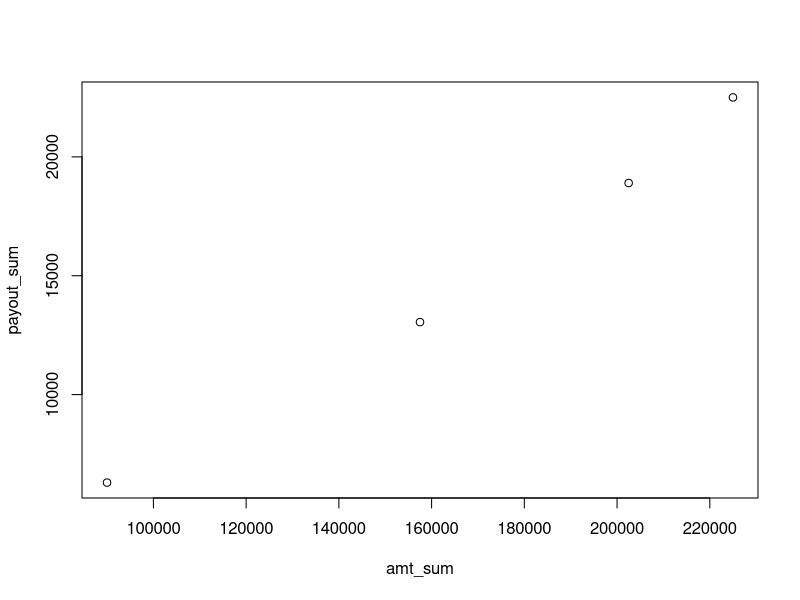
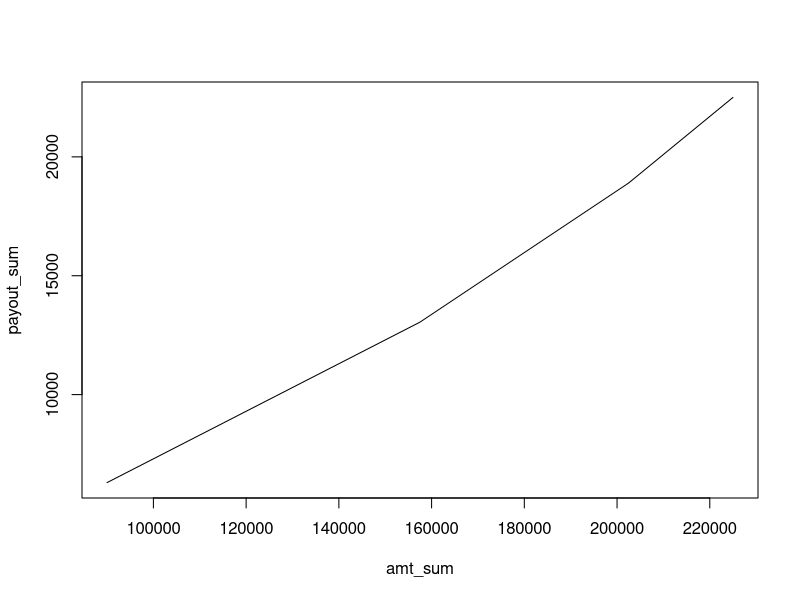

R code for these plots, in order: (Note: this script raises an error after producing the figures.)
## ---- chunk 1
cut <- c(0.4, 0.3, 0.2, 0.1)
payout_pct <- c(0.07, 0.10, 0.13, 0.16)
cut_sum <- c(0.4, 0.7, 0.9, 1.0)
quota <- 225000
amt <- cut * quota
payout = amt * payout_pct
payout_sum <- c(payout[1], payout[1]+payout[2], payout[1]+payout[2]+payout[3], payout[1]+payout[2]+payout[3]+payout[4])
amt_sum <- c(amt[1], amt[1]+amt[2], amt[1]+amt[2]+amt[3], amt[1]+amt[2]+amt[3]+amt[4])
sales = data.frame(cut, payout_pct, cut_sum, amt, payout, payout_sum, amt_sum)
print(sales)
## ---- chunk 2
amount_earned <- function(frac){
  if (frac <= 0.4) row = 1
  else if (frac <= 0.7) row = 2
  else if (frac <= 0.9) row = 3
  else row = 4
  
  if (row > 1){
    a = payout_sum[row-1]
    b = quota * (frac - cut_sum[row-1]) * payout_pct[row]
  }
  else{
    a = quota * frac * payout_pct[row]
    b = 0
  }
  return (a + b)
}
amount_earned(0.5)
## ---- chunk 3
percent <- seq(0, 1, 0.1)
payouts <- sapply(percent, amount_earned)
data = data.frame(percent, payouts)
print(data)
## ---- chunk 4
plot(amt_sum, payout_sum)
## ---- chunk 5
plot(amt_sum, payout_sum, type='l')
## ---- chunk 6
plot(percent, payout)
## ---- chunk 7
plot(amt_sum, payout_sum, type='l')
